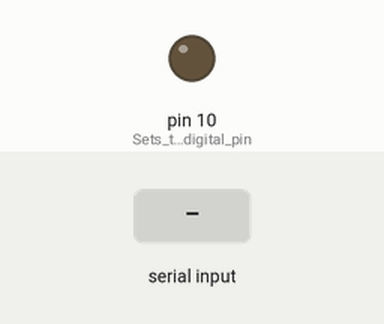
Recording of a sketch running on a simulated Arduino Uno, built with avr-gcc and run on an emulated ATmega328P. Shown: output pins drawn as LEDs (lit = HIGH). The inputs (shaded band) are chosen by the test bench.

Above: at 1.2 s.
1.3 s: "90,45\n" received over Serial
At 3.4 s:
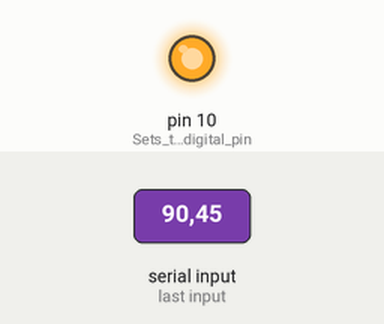
3.8 s: "0\n" received over Serial
At 5.2 s:
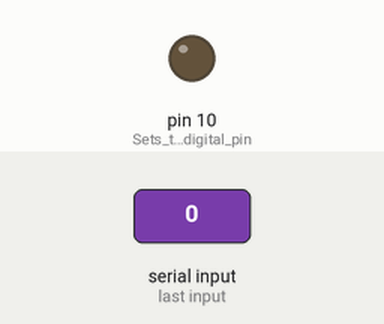
6.3 s: "30,150\n" received over Serial
At 8.5 s:
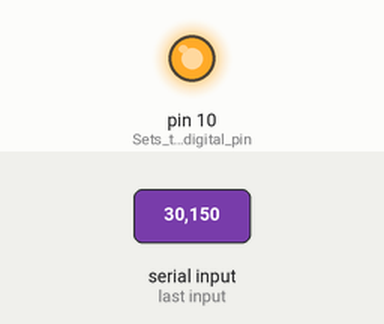
Timing chart, 0 to 10.0 s (numbered marks = the images above; inputs shaded):
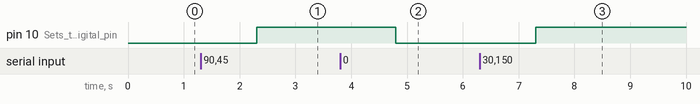

Measured:
- after the input at 1.3 s, pin 10 (Sets_the_digital_pin): LOW → HIGH after 1.0 s
- after the input at 3.8 s, pin 10 (Sets_the_digital_pin): HIGH → LOW after 1.0 s
- after the input at 6.3 s, pin 10 (Sets_the_digital_pin): LOW → HIGH after 1.0 s

The sketch:

SerialEvent_bonsai.ino
```cpp
/* Núcleo de Neurociências - UFMG/Brazil (Universidade Federal de Minas Gerais)
 *
 * FRAMES COUNTER TO SYNCHRONIZE VIDEOS WITH ELECTROPHYSIOLOGICAL RECORDS

* Through BONSAI software (https://bonsai-rx.org/) we receive a "FRAME" number in a 10-digit "string" (without \ r \ n) in a 9600 BaudRate.
* (Bonsai does not appear to be able to program the "SerialStringWrite" function with another BaudRate).
*
* A digital output (PWM) must be chosen to "FLIP" at each nFrames transition. That is, the pin is nFrames
* high and nFrames low, oscillating at each frame collected and saved.

* Authors: Flávio Afonso Gonçalves Mourão - mourao.fg@gmail.com
*          Márcio Flávio Dutra Moraes     - mfdm@icb.ufmg.br
*
*          24/04/2019
*/

int nFrames=10;   // Defines the number of frames to be saved
int iCount=0;    // Will store the collected frame
char Buffer[20]; // Buffer for the "string". You only need ten, but I added more just to make sure

void setup()
{
  pinMode(10,OUTPUT); // Sets the digital pin
  Serial.begin(9600); // BaudRate
}

void loop()
{
if (Serial.available()>0)                                        // Condition: check only if the signal is coming
  {
    Serial.readBytes(Buffer,10);                                 // The system always assembles 10 characters: saida = saida+ " "*(10-len(saida));
    iCount=String(Buffer).toInt();                               // Convert the collected "string" into an integer -> "iCount" variable
    if((iCount%nFrames)==0) digitalWrite(10,(iCount/nFrames)%2); // Condition: only integer multiple of nFrames
                                                                 // (in this case, the  remainder of "integer multiple" by 2 will be equal 1 or 0, which defines the state of the pin ("High" or "Low")
  }

  //
}
```
